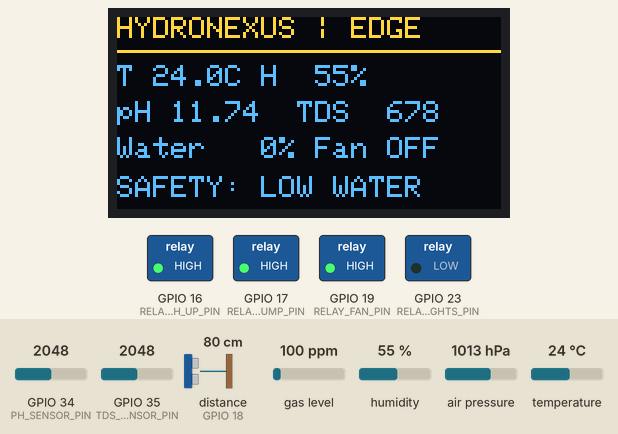
This sketch was run on a simulated ESP32. Shown: 128×64 one-colour display, switched loads named in the sketch (green lamp = pin HIGH). Wiring (inferred from the names in the program): ultrasonic range finder: trigger GPIO 5; echo GPIO 18. Inputs (shaded band) come from the test bench; at power-on: temperature 24 °C, distance to the obstacle (sensor on GPIO 18) 80 cm, GPIO 34 (PH_SENSOR_PIN) = 2048, GPIO 35 (TDS_SENSOR_PIN) = 2048, gas level 100 ppm, humidity 55 %, air pressure 1013 hPa (analog values on the 0–4095 scale). The echo pulse lasts 58.3 µs per cm; the OLED is the two-colour kind (top 16 rows yellow); WiFi joins after 1.5 s; servers stay silent unless stated; uploads are accepted with an empty reply; the local clock reads 2024-03-15 10:24:30 at power-on unless the sketch sets it; pins used as bus, display or sensor lines are not drawn; what the sketch prints to the serial monitor is not drawn.

Above: at 1.7 s.
1.8 s: temperature set to 34.4 °C
At 3.0 s:
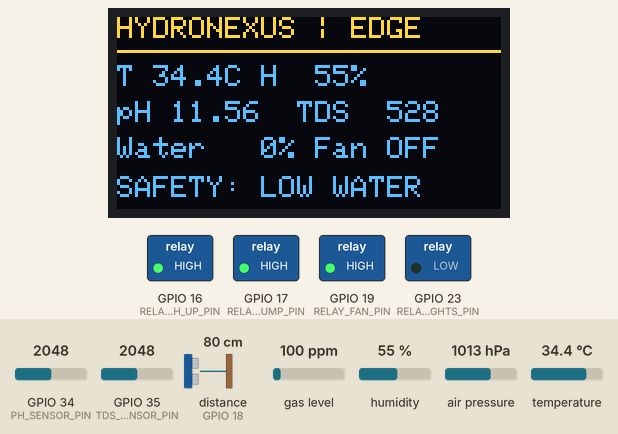
3.6 s: temperature set to 35.6 °C
At 6.3 s:
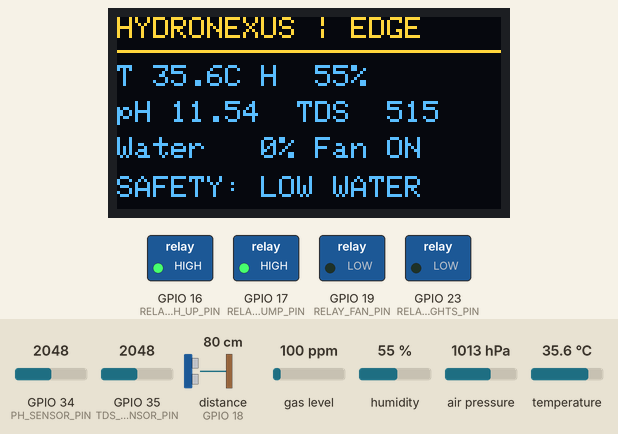
6.6 s: distance to the obstacle (sensor on GPIO 18) set to 2 cm
At 8.7 s:
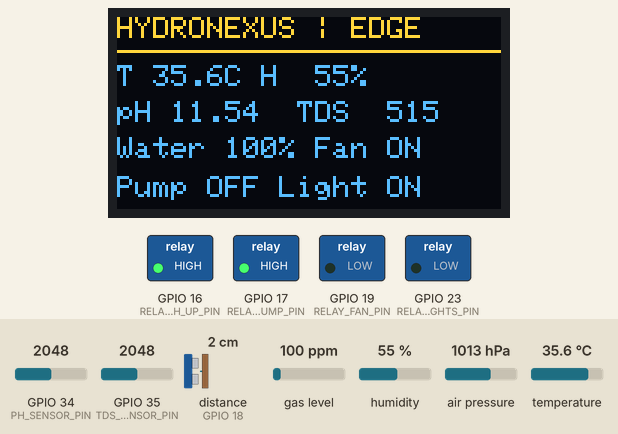
9.6 s: GPIO 34 (PH_SENSOR_PIN) set to 2096
At 11.5 s:
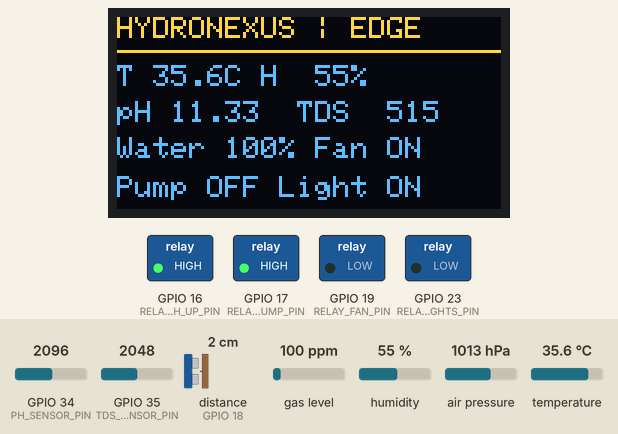
11.8 s: distance to the obstacle (sensor on GPIO 18) set to 35 cm
At 13.8 s:
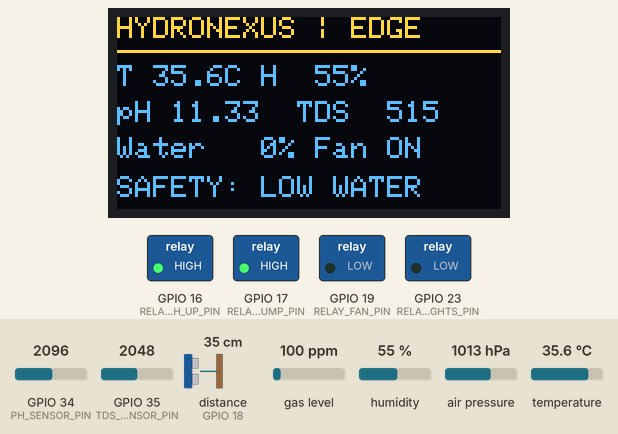
14.8 s: GPIO 35 (TDS_SENSOR_PIN) set to 2084
At 16.6 s:
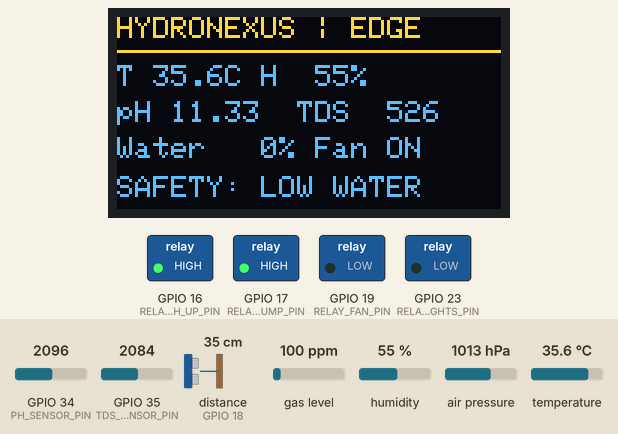
Timing chart, 0 to 17.8 s (numbered marks = the images above; inputs shaded):
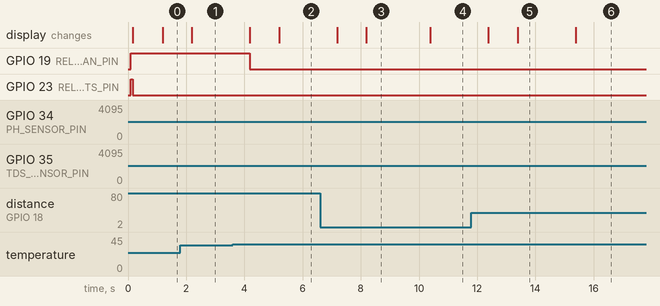

Measured:
- the behaviour switches between 35 and 35.1 °C on temperature (found by bisection; images 1 and 2)
- the behaviour switches between 2049 and 2050 on GPIO 34 (PH_SENSOR_PIN) (found by bisection; images 3 and 4)
- the behaviour switches between 2049 and 2050 on GPIO 35 (TDS_SENSOR_PIN) (found by bisection; images 5 and 6)
- after the input at 1.8 s, the display: changes after 0.39 s (image 1)
- after the input at 3.6 s, GPIO 19 (RELAY_FAN_PIN): HIGH → LOW after 0.59 s; the display: first changes after 0.59 s (image 2 shows a later state)
- after the input at 6.6 s, the display: first changes after 0.59 s (image 3 shows a later state)
- after the input at 9.6 s, the display: changes after 0.79 s (image 4)
- after the input at 11.8 s, the display: first changes after 0.59 s (image 5 shows a later state)
- after the input at 14.8 s, the display: changes after 0.59 s (image 6)

The sketch:

main.ino
```cpp
/*
  HydroNexus modular ESP32 firmware

  Keep this file intentionally small: each subsystem owns its own hardware and
  can be tested independently. The local safety loop never depends on Wi-Fi.
*/
#include "config.h"
#include "sensors.h"
#include "actuators.h"
#include "oled_display.h"
#include "network.h"

SensorReadings readings;
unsigned long lastSensorSampleAt = 0;
unsigned long lastActuatorUpdateAt = 0;
unsigned long lastDisplayUpdateAt = 0;
unsigned long lastTelemetryPostAt = 0;

void setup() {
  Serial.begin(115200);
  delay(100);
  sensorsBegin();
  actuatorsBegin();
  oledDisplayBegin();
  networkBegin();
}

void loop() {
  const unsigned long now = millis();
  networkUpdate();
  const struct tm localTime = networkLocalTime();

  // Sensor sampling is periodic and non-blocking from the loop's perspective.
  if (now - lastSensorSampleAt >= SENSOR_SAMPLE_INTERVAL_MS) {
    lastSensorSampleAt = now;
    sensorsRead(readings);
  }

  // Edge autonomy: actuator decisions run locally even when Wi-Fi is offline.
  if (now - lastActuatorUpdateAt >= ACTUATOR_INTERVAL_MS) {
    lastActuatorUpdateAt = now;
    actuatorsUpdate(readings, localTime);
  }

  if (now - lastDisplayUpdateAt >= SENSOR_SAMPLE_INTERVAL_MS) {
    lastDisplayUpdateAt = now;
    oledDisplayUpdate(readings, actuatorState());
  }

  if (now - lastTelemetryPostAt >= CLOUD_POST_INTERVAL_MS) {
    lastTelemetryPostAt = now;
    networkSendTelemetry(readings, actuatorState());
  }
}
```

actuators.cpp
```cpp
#include "actuators.h"
#include "config.h"

namespace {
ActuatorState state;
unsigned long phDoseStartedAt = 0;
unsigned long nutrientDoseStartedAt = 0;
unsigned long lastDoseEndedAt = 0;
bool manualOverride[4] = {false, false, false, false};

void relayWrite(uint8_t pin, bool enabled) {
  digitalWrite(pin, enabled ? RELAY_ON_LEVEL : RELAY_OFF_LEVEL);
}

int relayIndex(const String& name) {
  if (name == "ph_up") return 0;
  if (name == "water_pump") return 1;
  if (name == "fan") return 2;
  if (name == "lights") return 3;
  return -1;
}
}

void actuatorsBegin() {
  pinMode(RELAY_PH_UP_PIN, OUTPUT);
  pinMode(RELAY_WATER_PUMP_PIN, OUTPUT);
  pinMode(RELAY_FAN_PIN, OUTPUT);
  pinMode(RELAY_GROW_LIGHTS_PIN, OUTPUT);
  relayWrite(RELAY_PH_UP_PIN, false);
  relayWrite(RELAY_WATER_PUMP_PIN, false);
  relayWrite(RELAY_FAN_PIN, false);
  relayWrite(RELAY_GROW_LIGHTS_PIN, false);
}

void setManualRelay(const String& relayName, bool enabled) {
  const int index = relayIndex(relayName);
  if (index < 0) return;
  manualOverride[index] = enabled;
  if (index == 0) state.phDosing = enabled;
  if (index == 1) state.waterPump = enabled;
  if (index == 2) state.exhaustFan = enabled;
  if (index == 3) state.growLights = enabled;
}

void actuatorsUpdate(const SensorReadings& readings, const struct tm& localTime) {
  const unsigned long now = millis();

  // Hard safety edge: never let the circulation pump dry-run.
  state.dryRunLockout = readings.waterLevelPercent < MINIMUM_SAFE_WATER_LEVEL_PERCENT || !readings.waterLevelValid;
  if (state.dryRunLockout) state.waterPump = false;
  else if (!manualOverride[1]) {
    if (!state.waterPump && readings.waterLevelPercent < WATER_PUMP_START_LEVEL_PERCENT) state.waterPump = true;
    if (state.waterPump && readings.waterLevelPercent > WATER_PUMP_STOP_LEVEL_PERCENT) state.waterPump = false;
  }

  // Temperature hysteresis prevents rapid fan switching around 35°C.
  if (!manualOverride[2]) {
    if (!state.exhaustFan && readings.temperatureC > TEMPERATURE_FAN_ON_C) state.exhaustFan = true;
    if (state.exhaustFan && readings.temperatureC < TEMPERATURE_FAN_OFF_C) state.exhaustFan = false;
  }

  // A simple timed pH correction pulse, followed by a lockout for mixing.
  const bool dosingAllowed = now - lastDoseEndedAt > DOSING_LOCKOUT_MS;
  if (!manualOverride[0] && dosingAllowed && readings.ph < PH_MIN && phDoseStartedAt == 0) phDoseStartedAt = now;
  if (phDoseStartedAt > 0 && now - phDoseStartedAt >= PH_DOSING_PULSE_MS) {
    phDoseStartedAt = 0;
    lastDoseEndedAt = now;
  }
  state.phDosing = manualOverride[0] || phDoseStartedAt > 0;

  // LED schedule: use NTP time when available, but allow a manual override.
  if (!manualOverride[3]) {
    const unsigned long hour = static_cast<unsigned long>(localTime.tm_hour);
    state.growLights = hour >= LIGHTS_ON_HOUR && hour < LIGHTS_OFF_HOUR;
  }

  relayWrite(RELAY_PH_UP_PIN, state.phDosing && !state.dryRunLockout);
  relayWrite(RELAY_WATER_PUMP_PIN, state.waterPump && !state.dryRunLockout);
  relayWrite(RELAY_FAN_PIN, state.exhaustFan);
  relayWrite(RELAY_GROW_LIGHTS_PIN, state.growLights);
}

const ActuatorState& actuatorState() {
  return state;
}
```

actuators.h
```cpp
#pragma once

#include <Arduino.h>
#include <time.h>
#include "sensors.h"

struct ActuatorState {
  bool phDosing = false;
  bool nutrientDosing = false;
  bool waterPump = false;
  bool exhaustFan = false;
  bool growLights = false;
  bool dryRunLockout = false;
};

void actuatorsBegin();
void actuatorsUpdate(const SensorReadings& readings, const struct tm& localTime);
void setManualRelay(const String& relayName, bool enabled);
const ActuatorState& actuatorState();
```

network.cpp
```cpp
#include "network.h"
#include <WiFi.h>
#include <HTTPClient.h>
#include <ArduinoJson.h>
#include <time.h>
#include "config.h"

namespace {
unsigned long lastReconnectAttempt = 0;
bool timeConfigured = false;
}

void networkBegin() {
  WiFi.mode(WIFI_STA);
  WiFi.setAutoReconnect(true);
  WiFi.begin(WIFI_SSID, WIFI_PASSWORD);
  configTime(UTC_OFFSET_SECONDS, DST_OFFSET_SECONDS, NTP_SERVER);
}

void networkUpdate() {
  if (WiFi.status() == WL_CONNECTED) {
    if (!timeConfigured) {
      struct tm timeInfo;
      timeConfigured = getLocalTime(&timeInfo, 1000);
    }
    return;
  }

  const unsigned long now = millis();
  if (now - lastReconnectAttempt < 10000UL) return;
  lastReconnectAttempt = now;
  WiFi.disconnect();
  WiFi.begin(WIFI_SSID, WIFI_PASSWORD);
}

bool networkIsConnected() {
  return WiFi.status() == WL_CONNECTED;
}

struct tm networkLocalTime() {
  struct tm timeInfo{};
  if (!getLocalTime(&timeInfo, 50)) {
    timeInfo.tm_hour = 12; // Safe daytime default while NTP is unavailable.
  }
  return timeInfo;
}

void networkSendTelemetry(const SensorReadings& readings, const ActuatorState& actuators) {
  if (!networkIsConnected()) return;

  HTTPClient http;
  http.begin(API_URL);
  http.addHeader("Content-Type", "application/json");
  http.setTimeout(4000);

  JsonDocument payload;
  payload["type"] = "reading";
  payload["device_id"] = HYDRONEXUS_DEVICE_ID;
  payload["temperature"] = readings.temperatureC;
  payload["humidity"] = readings.humidityPercent;
  payload["pressure"] = readings.pressureHpa;
  payload["gas_resistance"] = readings.gasResistanceKOhm;
  payload["ph"] = readings.ph;
  payload["tds"] = readings.tdsPpm;
  payload["ec"] = readings.ecUsCm;
  payload["water_level"] = readings.waterLevelPercent;
  payload["fan_on"] = actuators.exhaustFan;
  payload["water_pump_on"] = actuators.waterPump;
  payload["dry_run_lockout"] = actuators.dryRunLockout;

  String body;
  serializeJson(payload, body);
  const int responseCode = http.POST(body);
  Serial.printf("Telemetry POST -> %d\n", responseCode);
  http.end();
}
```

network.h
```cpp
#pragma once

#include <Arduino.h>
#include <time.h>
#include "sensors.h"
#include "actuators.h"

void networkBegin();
void networkUpdate();
void networkSendTelemetry(const SensorReadings& readings, const ActuatorState& actuators);
bool networkIsConnected();
struct tm networkLocalTime();
```

oled_display.cpp
```cpp
#include "oled_display.h"
#include <Adafruit_GFX.h>
#include <Adafruit_SSD1306.h>
#include "config.h"

namespace {
Adafruit_SSD1306 display(OLED_WIDTH, OLED_HEIGHT, &Wire, -1);
bool available = false;
}

void oledDisplayBegin() {
  available = display.begin(SSD1306_SWITCHCAPVCC, OLED_I2C_ADDRESS);
  if (!available) return;
  display.clearDisplay();
  display.setTextColor(SSD1306_WHITE);
  display.setTextSize(1);
  display.setCursor(0, 0);
  display.println("HYDRONEXUS BOOTING");
  display.display();
}

void oledDisplayUpdate(const SensorReadings& readings, const ActuatorState& actuators) {
  if (!available) return;
  display.clearDisplay();
  display.setTextColor(SSD1306_WHITE);
  display.setTextSize(1);
  display.setCursor(0, 0);
  display.println("HYDRONEXUS | EDGE");
  display.drawLine(0, 11, 127, 11, SSD1306_WHITE);
  display.setCursor(0, 16);
  display.printf("T %4.1fC H %3.0f%%", readings.temperatureC, readings.humidityPercent);
  display.setCursor(0, 28);
  display.printf("pH %4.2f  TDS %4.0f", readings.ph, readings.tdsPpm);
  display.setCursor(0, 40);
  display.printf("Water %3.0f%% Fan %s", readings.waterLevelPercent, actuators.exhaustFan ? "ON" : "OFF");
  display.setCursor(0, 53);
  if (actuators.dryRunLockout) display.print("SAFETY: LOW WATER");
  else display.printf("Pump %s Light %s", actuators.waterPump ? "ON" : "OFF", actuators.growLights ? "ON" : "OFF");
  display.display();
}
```

oled_display.h
```cpp
#pragma once

#include "sensors.h"
#include "actuators.h"

void oledDisplayBegin();
void oledDisplayUpdate(const SensorReadings& readings, const ActuatorState& actuators);
```

sensors.cpp
```cpp
#include "sensors.h"
#include <Wire.h>

namespace {
Adafruit_BME680 bme680;
SensorReadings latest;
unsigned long lastWaterReadAt = 0;
float lastWaterLevel = 0.0f;

float adcVoltage(uint8_t pin) {
  // Average a few samples to reduce ADC noise on the ESP32.
  uint32_t total = 0;
  constexpr uint8_t samples = 8;
  for (uint8_t i = 0; i < samples; ++i) {
    total += analogRead(pin);
    delayMicroseconds(250);
  }
  return (static_cast<float>(total) / samples) * ADC_REFERENCE_VOLTAGE / ADC_MAX_VALUE;
}
}

void sensorsBegin() {
  analogReadResolution(12);
  pinMode(ULTRASONIC_TRIG_PIN, OUTPUT);
  pinMode(ULTRASONIC_ECHO_PIN, INPUT);
  Wire.begin(I2C_SDA_PIN, I2C_SCL_PIN);

  latest.bme680Available = bme680.begin(0x76);
  if (!latest.bme680Available) latest.bme680Available = bme680.begin(0x77);
  if (latest.bme680Available) {
    bme680.setTemperatureOversampling(BME680_OS_8X);
    bme680.setHumidityOversampling(BME680_OS_2X);
    bme680.setPressureOversampling(BME680_OS_4X);
    bme680.setIIRFilterSize(BME680_FILTER_SIZE_3);
  }
}

float readPhValue(float temperatureC) {
  const float voltage = adcVoltage(PH_SENSOR_PIN);
  const float neutralOffset = PH_NEUTRAL_VOLTAGE - (temperatureC - TDS_TEMPERATURE_REFERENCE_C) * PH_TEMPERATURE_COEFFICIENT;
  const float ph = 7.0f + ((neutralOffset - voltage) / PH_VOLTAGE_PER_PH);
  return constrain(ph, 0.0f, 14.0f);
}

float readTdsPpm(float temperatureC) {
  const float voltage = adcVoltage(TDS_SENSOR_PIN);
  const float compensation = 1.0f + 0.02f * (temperatureC - TDS_TEMPERATURE_REFERENCE_C);
  const float compensatedVoltage = voltage / max(0.1f, compensation);
  const float ec = (133.42f * pow(compensatedVoltage, 3)
                 - 255.86f * pow(compensatedVoltage, 2)
                 + 857.39f * compensatedVoltage) * TDS_K_VALUE;
  return max(0.0f, ec);
}

float readWaterLevelPercent() {
  digitalWrite(ULTRASONIC_TRIG_PIN, LOW);
  delayMicroseconds(2);
  digitalWrite(ULTRASONIC_TRIG_PIN, HIGH);
  delayMicroseconds(10);
  digitalWrite(ULTRASONIC_TRIG_PIN, LOW);

  const unsigned long duration = pulseIn(ULTRASONIC_ECHO_PIN, HIGH, ULTRASONIC_TIMEOUT_US);
  if (duration == 0) {
    latest.waterLevelValid = false;
    return lastWaterLevel;
  }

  const float distance = duration * 0.0343f / 2.0f;
  const float percent = 100.0f * (TANK_EMPTY_DISTANCE_CM - distance)
                      / (TANK_EMPTY_DISTANCE_CM - TANK_FULL_DISTANCE_CM);
  latest.waterLevelValid = true;
  lastWaterLevel = constrain(percent, 0.0f, 100.0f);
  return lastWaterLevel;
}

void sensorsRead(SensorReadings& readings) {
  if (latest.bme680Available && bme680.performReading()) {
    readings.temperatureC = bme680.temperature;
    readings.humidityPercent = bme680.humidity;
    readings.pressureHpa = bme680.pressure / 100.0f;
    readings.gasResistanceKOhm = bme680.gas_resistance / 1000.0f;
  }

  readings.ph = readPhValue(readings.temperatureC);
  readings.tdsPpm = readTdsPpm(readings.temperatureC);
  readings.ecUsCm = readings.tdsPpm / 0.5f;
  readings.waterLevelPercent = readWaterLevelPercent();
  readings.bme680Available = latest.bme680Available;
  readings.waterLevelValid = latest.waterLevelValid;
  latest = readings;
}

const SensorReadings& latestSensorReadings() {
  return latest;
}
```

sensors.h
```cpp
#pragma once

#include <Arduino.h>
#include <Adafruit_BME680.h>
#include "config.h"

struct SensorReadings {
  float temperatureC = 0.0f;
  float humidityPercent = 0.0f;
  float pressureHpa = 0.0f;
  float gasResistanceKOhm = 0.0f;
  float ph = 7.0f;
  float tdsPpm = 0.0f;
  float ecUsCm = 0.0f;
  float waterLevelPercent = 0.0f;
  bool bme680Available = false;
  bool waterLevelValid = false;
};

void sensorsBegin();
void sensorsRead(SensorReadings& readings);
float readPhValue(float temperatureC);
float readTdsPpm(float temperatureC);
float readWaterLevelPercent();
const SensorReadings& latestSensorReadings();
```

config.h
```cpp
#pragma once

#include <Arduino.h>

// ----------------------------- Device identity ----------------------------
#define HYDRONEXUS_DEVICE_ID "hydronexus-esp32-01"

// ----------------------------- Wi-Fi / NTP -------------------------------
// Keep real credentials out of GitHub. Replace these locally before flashing.
#define WIFI_SSID "YOUR_WIFI_NAME"
#define WIFI_PASSWORD "YOUR_WIFI_PASSWORD"
#define API_URL "https://your-domain.example/dashboard/api.php"
#define NTP_SERVER "pool.ntp.org"
#define UTC_OFFSET_SECONDS 0
#define DST_OFFSET_SECONDS 0

// ------------------------------ I2C pins ---------------------------------
constexpr uint8_t I2C_SDA_PIN = 21;
constexpr uint8_t I2C_SCL_PIN = 22;
constexpr uint8_t OLED_I2C_ADDRESS = 0x3C;

// --------------------------- Analog sensors -------------------------------
constexpr uint8_t PH_SENSOR_PIN = 34;
constexpr uint8_t TDS_SENSOR_PIN = 35;
constexpr float ADC_REFERENCE_VOLTAGE = 3.3f;
constexpr float ADC_MAX_VALUE = 4095.0f;

// Calibrate these values with the procedures in hardware/calibration_guide.md.
constexpr float PH_NEUTRAL_VOLTAGE = 2.50f;
constexpr float PH_VOLTAGE_PER_PH = 0.18f;
constexpr float PH_TEMPERATURE_COEFFICIENT = 0.003f;
constexpr float TDS_K_VALUE = 0.5f;
constexpr float TDS_TEMPERATURE_REFERENCE_C = 25.0f;

// --------------------------- Ultrasonic sensor ----------------------------
constexpr uint8_t ULTRASONIC_TRIG_PIN = 5;
constexpr uint8_t ULTRASONIC_ECHO_PIN = 18;
constexpr float TANK_EMPTY_DISTANCE_CM = 35.0f;
constexpr float TANK_FULL_DISTANCE_CM = 5.0f;
constexpr unsigned long ULTRASONIC_TIMEOUT_US = 30000UL;

// ------------------------------- Relays ----------------------------------
constexpr uint8_t RELAY_PH_UP_PIN = 16;
constexpr uint8_t RELAY_WATER_PUMP_PIN = 17;
constexpr uint8_t RELAY_FAN_PIN = 19;
constexpr uint8_t RELAY_GROW_LIGHTS_PIN = 23;

// Most 4-channel boards are active LOW. Change these two values if needed.
constexpr uint8_t RELAY_ON_LEVEL = LOW;
constexpr uint8_t RELAY_OFF_LEVEL = HIGH;

// --------------------------- Safety thresholds ---------------------------
constexpr float PH_MIN = 5.5f;
constexpr float PH_MAX = 6.5f;
constexpr float TEMPERATURE_FAN_ON_C = 35.0f;
constexpr float TEMPERATURE_FAN_OFF_C = 33.0f;
constexpr float MINIMUM_SAFE_WATER_LEVEL_PERCENT = 35.0f;
constexpr float WATER_PUMP_START_LEVEL_PERCENT = 42.0f;
constexpr float WATER_PUMP_STOP_LEVEL_PERCENT = 86.0f;
constexpr float TDS_MIN_PPM = 600.0f;
constexpr float TDS_MAX_PPM = 1000.0f;

// --------------------------- Timing settings -----------------------------
constexpr unsigned long SENSOR_SAMPLE_INTERVAL_MS = 1000UL;
constexpr unsigned long ACTUATOR_INTERVAL_MS = 100UL;
constexpr unsigned long CLOUD_POST_INTERVAL_MS = 5000UL;
constexpr unsigned long PH_DOSING_PULSE_MS = 8000UL;
constexpr unsigned long NUTRIENT_DOSING_PULSE_MS = 5000UL;
constexpr unsigned long DOSING_LOCKOUT_MS = 120000UL;
constexpr unsigned long LIGHTS_ON_HOUR = 6UL;
constexpr unsigned long LIGHTS_OFF_HOUR = 22UL;

// --------------------------- Display settings ----------------------------
constexpr uint8_t OLED_WIDTH = 128;
constexpr uint8_t OLED_HEIGHT = 64;
```
